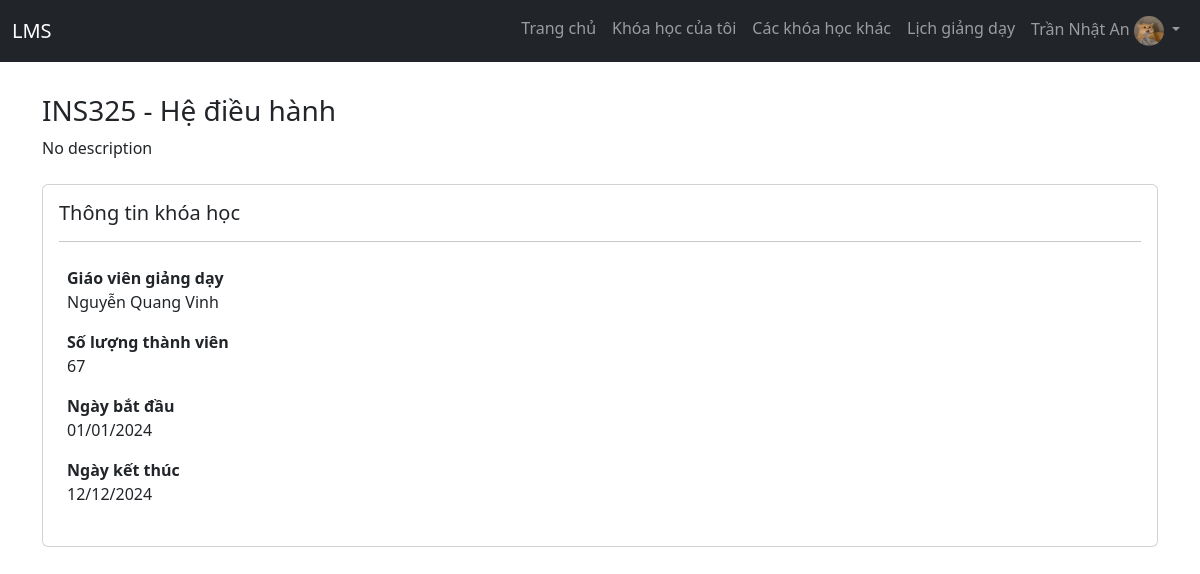
Screenshot of /teacher/details_course.php?course_id=1 (signed in) with the database file from the repository.
### tables this page shows
CREATE TABLE course
(
    course_id INT PRIMARY KEY NOT NULL AUTO_INCREMENT,
    course_background VARCHAR(255),
    course_code VARCHAR(10) NOT NULL,
    course_name VARCHAR(255) NOT NULL,
    course_description TEXT NOT NULL,
    teacher_id BIGINT NOT NULL,
    start_date DATE NOT NULL,
    end_date DATE NOT NULL,
    status CHAR(1) NOT NULL
);

CREATE TABLE user
(
    user_id BIGINT PRIMARY KEY NOT NULL AUTO_INCREMENT,
    full_name VARCHAR(50) NOT NULL,
    date_of_birth DATE NOT NULL ,
    gender CHAR(1) NOT NULL,
    address VARCHAR(255) NOT NULL,
    phone VARCHAR(15) NOT NULL,
    email VARCHAR(255) NOT NULL,
    citizen_id VARCHAR(15) NOT NULL
);

### teacher/details_course.php (the view, shortened to what this page needs)
<?php
include_once('../config/connect.php');
$course_id = $_GET['course_id'];
$sql_course = "SELECT * FROM course WHERE course_id = $course_id";
$result_course = mysqli_query($dbconnect, $sql_course);
$row_course = mysqli_fetch_assoc($result_course);
$teacher_id = $row_course['teacher_id'];
$sql_user = "SELECT * FROM user WHERE user_id = $teacher_id";
$result_user = mysqli_query($dbconnect, $sql_user);
if ($result_user) {
    $row_user = mysqli_fetch_assoc($result_user);
}
$sql_count_member = "SELECT COUNT(*) AS member_count FROM course_member WHERE course_id = $course_id";
$result_count_member = mysqli_query($dbconnect, $sql_count_member);
$row_count_member = mysqli_fetch_assoc($result_count_member);
?>
<!DOCTYPE html>
<html lang="en">
<head>
</head>
<body>
    <div class="container mt-4">
        <h3><?php echo $row_course['course_code'] . " - " . $row_course['course_name']?></h3>
        <p><?php echo $row_course['course_description']?></p>
    </div>
    <div class="container mt-4">
        <div class="row">
            <div class="col-md-12">
                <div class="card">
                    <div class="card-body">
                        <h5>Thông tin khóa học</h5>
                        <hr class="info-divider">
                        <table class="table table-borderless">
                            <tbody>
                                <tr>
                                    <td>
                                        <b>Giáo viên giảng dạy</b>
                                        <br><?php echo $row_user['full_name'] ?>
                                    </td>
                                </tr>
                                <tr>
                                    <td><b>Số lượng thành viên</b>
                                    <br><?php echo $row_count_member['member_count']?>
                                    </td>
                                </tr>
                                <tr>
                                    <td><b>Ngày bắt đầu</b>
                                    <br><?php echo date('d/m/Y', strtotime($row_course['start_date']))?></td>
                                </tr>
                                <tr>
                                    <td><b>Ngày kết thúc</b>
                                    <br><?php echo date('d/m/Y', strtotime($row_course['end_date']))?></td>
                                </tr>
                            </tbody>
                        </table>
                    </div>
                </div>
            </div>
        </div>
    </div>
</body>
</html>

### teacher/layout.php (style rules this page uses)
body { padding-top: 70px; }

### rows the page displays
course: course_code "INS325", course_name "Hệ điều hành", course_description "No description", start_date "01/01/2024", end_date "12/12/2024"
user: full_name "Nguyễn Quang Vinh"

### other values shown
$username_now "Trần Nhật An"
$row_count_member['member_count'] "67"
